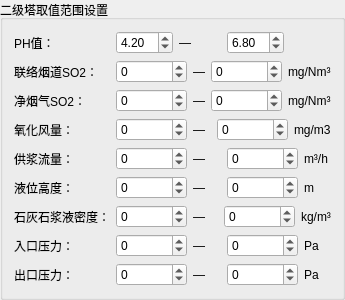
          <widget class="QGroupBox" name="groupBox_secondary">
           <property name="title">
            <string>二级塔取值范围设置</string>
           </property>
           <layout class="QFormLayout" name="formLayout_3">
            <item row="0" column="0">
             <widget class="QLabel" name="label">
              <property name="text">
               <string>PH值：</string>
              </property>
             </widget>
            </item>
            <item row="0" column="1">
             <layout class="QHBoxLayout">
              <item>
               <widget class="QDoubleSpinBox" name="spinBox_ph_secondary_min">
                <property name="value">
                 <double>4.200000000000000</double>
                </property>
               </widget>
              </item>
              <item>
               <widget class="QLabel" name="label">
                <property name="text">
                 <string>—</string>
                </property>
               </widget>
              </item>
              <item>
               <widget class="QDoubleSpinBox" name="spinBox_ph_secondary_max">
                <property name="value">
                 <double>6.800000000000000</double>
                </property>
               </widget>
              </item>
              <item>
               <widget class="QLabel" name="label">
                <property name="unit" stdset="0">
                 <bool>true</bool>
                </property>
                <property name="text">
                 <string></string>
                </property>
               </widget>
              </item>
             </layout>
            </item>
            <item row="1" column="0">
             <widget class="QLabel" name="label">
              <property name="text">
               <string>联络烟道SO2：</string>
              </property>
             </widget>
            </item>
            <item row="1" column="1">
             <layout class="QHBoxLayout">
              <item>
               <widget class="QSpinBox" name="spinBox_so2_connection_min">
                <property name="maximum">
                 <number>999999</number>
                </property>
                <property name="minimum">
                 <number>-999999</number>
                </property>
               </widget>
              </item>
              <item>
               <widget class="QLabel" name="label">
                <property name="text">
                 <string>—</string>
                </property>
               </widget>
              </item>
              <item>
               <widget class="QSpinBox" name="spinBox_so2_connection_max">
                <property name="maximum">
                 <number>999999</number>
                </property>
                <property name="minimum">
                 <number>-999999</number>
                </property>
               </widget>
              </item>
              <item>
               <widget class="QLabel" name="label">
                <property name="unit" stdset="0">
                 <bool>true</bool>
                </property>
                <property name="text">
                 <string>mg/Nm³</string>
                </property>
               </widget>
              </item>
             </layout>
            </item>
            <item row="2" column="0">
             <widget class="QLabel" name="label">
              <property name="text">
               <string>净烟气SO2：</string>
              </property>
             </widget>
            </item>
            <item row="2" column="1">
             <layout class="QHBoxLayout">
              <item>
               <widget class="QSpinBox" name="spinBox_so2_clean_min">
                <property name="maximum">
                 <number>999999</number>
                </property>
                <property name="minimum">
                 <number>-999999</number>
                </property>
               </widget>
              </item>
              <item>
               <widget class="QLabel" name="label">
                <property name="text">
                 <string>—</string>
                </property>
               </widget>
              </item>
              <item>
               <widget class="QSpinBox" name="spinBox_so2_clean_max">
                <property name="maximum">
                 <number>999999</number>
                </property>
                <property name="minimum">
                 <number>-999999</number>
                </property>
               </widget>
              </item>
              <item>
               <widget class="QLabel" name="label">
                <property name="unit" stdset="0">
                 <bool>true</bool>
                </property>
                <property name="text">
                 <string>mg/Nm³</string>
                </property>
               </widget>
              </item>
             </layout>
            </item>
            <item row="3" column="0">
             <widget class="QLabel" name="label">
              <property name="text">
               <string>氧化风量：</string>
              </property>
             </widget>
            </item>
            <item row="3" column="1">
             <layout class="QHBoxLayout">
              <item>
               <widget class="QSpinBox" name="spinBox_oxidation_air_secondary_min">
                <property name="maximum">
                 <number>999999</number>
                </property>
                <property name="minimum">
                 <number>-999999</number>
                </property>
               </widget>
              </item>
              <item>
               <widget class="QLabel" name="label">
                <property name="text">
                 <string>—</string>
                </property>
               </widget>
              </item>
              <item>
               <widget class="QSpinBox" name="spinBox_oxidation_air_secondary_max">
                <property name="maximum">
                 <number>999999</number>
                </property>
                <property name="minimum">
                 <number>-999999</number>
                </property>
               </widget>
              </item>
              <item>
               <widget class="QLabel" name="label">
                <property name="text">
                 <string>mg/m3</string>
                </property>
                <property name="unit" stdset="0">
                 <bool>true</bool>
                </property>
               </widget>
              </item>
             </layout>
            </item>
            <item row="4" column="0">
             <widget class="QLabel" name="label">
              <property name="text">
               <string>供浆流量：</string>
              </property>
             </widget>
            </item>
            <item row="4" column="1">
             <layout class="QHBoxLayout">
              <item>
               <widget class="QSpinBox" name="spinBox_slurry_flow_secondary_min">
                <property name="maximum">
                 <number>999999</number>
                </property>
                <property name="minimum">
                 <number>-999999</number>
                </property>
               </widget>
              </item>
              <item>
               <widget class="QLabel" name="label">
                <property name="text">
                 <string>—</string>
                </property>
               </widget>
              </item>
              <item>
               <widget class="QSpinBox" name="spinBox_slurry_flow_secondary_max">
                <property name="maximum">
                 <number>999999</number>
                </property>
                <property name="minimum">
                 <number>-999999</number>
                </property>
               </widget>
              </item>
              <item>
               <widget class="QLabel" name="label">
                <property name="text">
                 <string>m³/h</string>
                </property>
                <property name="unit" stdset="0">
                 <bool>true</bool>
                </property>
               </widget>
              </item>
             </layout>
            </item>
            <item row="5" column="0">
             <widget class="QLabel" name="label">
              <property name="text">
               <string>液位高度：</string>
              </property>
             </widget>
            </item>
            <item row="5" column="1">
             <layout class="QHBoxLayout">
              <item>
               <widget class="QSpinBox" name="spinBox_liquid_level_secondary_min">
                <property name="maximum">
                 <number>999999</number>
                </property>
                <property name="minimum">
                 <number>-999999</number>
                </property>
               </widget>
              </item>
              <item>
               <widget class="QLabel" name="label">
                <property name="text">
                 <string>—</string>
                </property>
               </widget>
              </item>
              <item>
               <widget class="QSpinBox" name="spinBox_liquid_level_secondary_max">
                <property name="maximum">
                 <number>999999</number>
                </property>
                <property name="minimum">
                 <number>-999999</number>
                </property>
               </widget>
              </item>
              <item>
               <widget class="QLabel" name="label">
                <property name="text">
                 <string>m</string>
                </property>
                <property name="unit" stdset="0">
                 <bool>true</bool>
                </property>
               </widget>
              </item>
             </layout>
            </item>
            <item row="6" column="0">
             <widget class="QLabel" name="label">
              <property name="text">
               <string>石灰石浆液密度：</string>
              </property>
             </widget>
            </item>
            <item row="6" column="1">
             <layout class="QHBoxLayout">
              <item>
               <widget class="QSpinBox" name="spinBox_limestone_density_secondary_min">
                <property name="maximum">
                 <number>999999</number>
                </property>
                <property name="minimum">
                 <number>-999999</number>
                </property>
               </widget>
              </item>
              <item>
               <widget class="QLabel" name="label">
                <property name="text">
                 <string>—</string>
                </property>
               </widget>
              </item>
              <item>
               <widget class="QSpinBox" name="spinBox_limestone_density_secondary_max">
                <property name="maximum">
                 <number>999999</number>
                </property>
                <property name="minimum">
                 <number>-999999</number>
                </property>
               </widget>
              </item>
              <item>
               <widget class="QLabel" name="label">
                <property name="unit" stdset="0">
                 <bool>true</bool>
                </property>
                <property name="text">
                 <string>kg/m³</string>
                </property>
               </widget>
              </item>
             </layout>
            </item>
            <item row="7" column="0">
             <widget class="QLabel" name="label">
              <property name="text">
               <string>入口压力：</string>
              </property>
             </widget>
            </item>
            <item row="7" column="1">
             <layout class="QHBoxLayout">
              <item>
               <widget class="QSpinBox" name="spinBox_inlet_pressure_min">
                <property name="maximum">
                 <number>999999</number>
                </property>
                <property name="minimum">
                 <number>-999999</number>
                </property>
               </widget>
              </item>
              <item>
               <widget class="QLabel" name="label">
                <property name="text">
                 <string>—</string>
                </property>
               </widget>
              </item>
              <item>
               <widget class="QSpinBox" name="spinBox_inlet_pressure_max">
                <property name="maximum">
                 <number>999999</number>
                </property>
                <property name="minimum">
                 <number>-999999</number>
                </property>
               </widget>
              </item>
              <item>
               <widget class="QLabel" name="label">
                <property name="text">
                 <string>Pa</string>
                </property>
                <property name="unit" stdset="0">
                 <bool>true</bool>
                </property>
               </widget>
              </item>
             </layout>
            </item>
            <item row="8" column="0">
             <widget class="QLabel" name="label">
              <property name="text">
               <string>出口压力：</string>
              </property>
             </widget>
            </item>
            <item row="8" column="1">
             <layout class="QHBoxLayout">
              <item>
               <widget class="QSpinBox" name="spinBox_outlet_pressure_min">
                <property name="maximum">
                 <number>999999</number>
                </property>
                <property name="minimum">
                 <number>-999999</number>
                </property>
               </widget>
              </item>
              <item>
               <widget class="QLabel" name="label">
                <property name="text">
                 <string>—</string>
                </property>
               </widget>
              </item>
              <item>
               <widget class="QSpinBox" name="spinBox_outlet_pressure_max">
                <property name="maximum">
                 <number>999999</number>
                </property>
                <property name="minimum">
                 <number>-999999</number>
                </property>
               </widget>
              </item>
              <item>
               <widget class="QLabel" name="label">
                <property name="text">
                 <string>Pa</string>
                </property>
                <property name="unit" stdset="0">
                 <bool>true</bool>
                </property>
               </widget>
              </item>
             </layout>
            </item>
           </layout>
          </widget>
